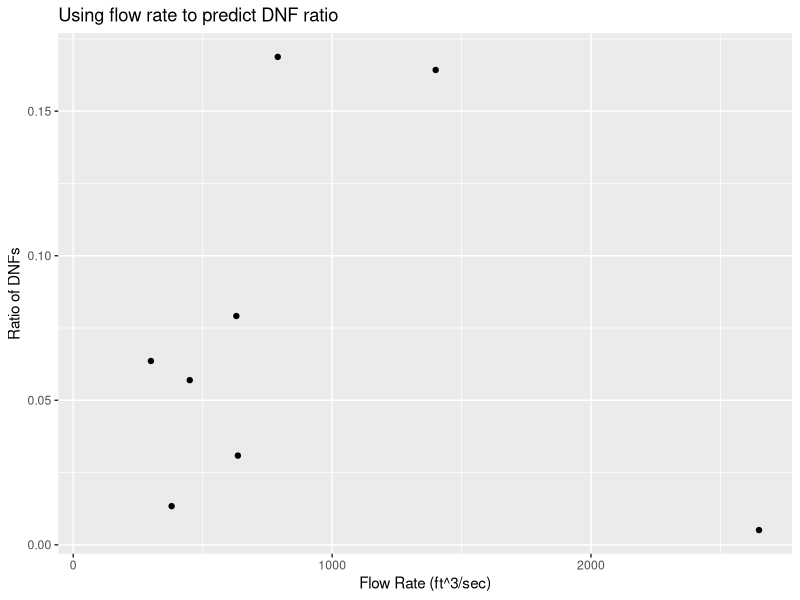
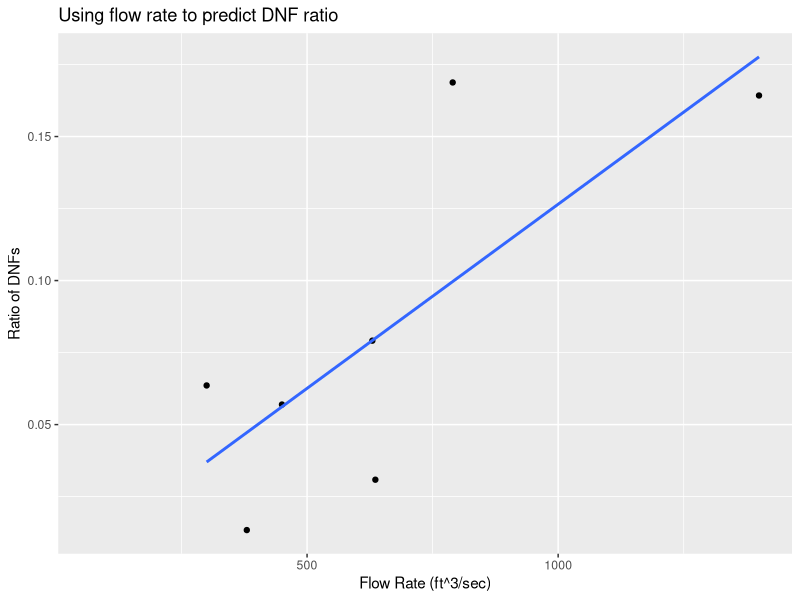

The R source for these figures, in order:
## ---- chunk 1
library(tidyverse)
library(dplyr)
library(broom)

RR_dnf_data <- read_csv("raisin_river_DNF.csv")
## ---- chunk 2
ggplot(RR_dnf_data, aes(x = flow, y = ratio_DNF)) +
  geom_point() +
  labs(x = "Flow Rate (ft^3/sec)",
       y = "Ratio of DNFs",
       title = "Using flow rate to predict DNF ratio")
## ---- chunk 3
dnf_mod <- lm(ratio_DNF ~ flow, RR_dnf_data)
summary(dnf_mod)
## ---- chunk 4
dnf_resid = left_join(select(RR_dnf_data, year, ratio_DNF, flow), augment(dnf_mod))
## ---- chunk 5
dnf_resid |> filter(.hat > 2*(2/8))
## ---- chunk 6
dnf_resid |> filter( abs(.std.resid) >= 2)
## ---- chunk 7
dnf_resid |> filter(.cooksd > 1) ## 2017 is highly influential
## ---- chunk 8
RR_dnf_data2 <- RR_dnf_data |> filter(year != 2017)
## ---- chunk 9
ggplot(RR_dnf_data2, aes(x = flow, y = ratio_DNF)) +
  geom_point() +
  geom_smooth(method = lm, se = FALSE) +
  labs(x = "Flow Rate (ft^3/sec)",
       y = "Ratio of DNFs",
       title = "Using flow rate to predict DNF ratio")
## ---- chunk 10
dnf_mod <- lm(ratio_DNF ~ flow, RR_dnf_data)
summary(dnf_mod)
## ---- chunk 11
-0.001343 + (0.0001279*1100)
200 * 0.139347
